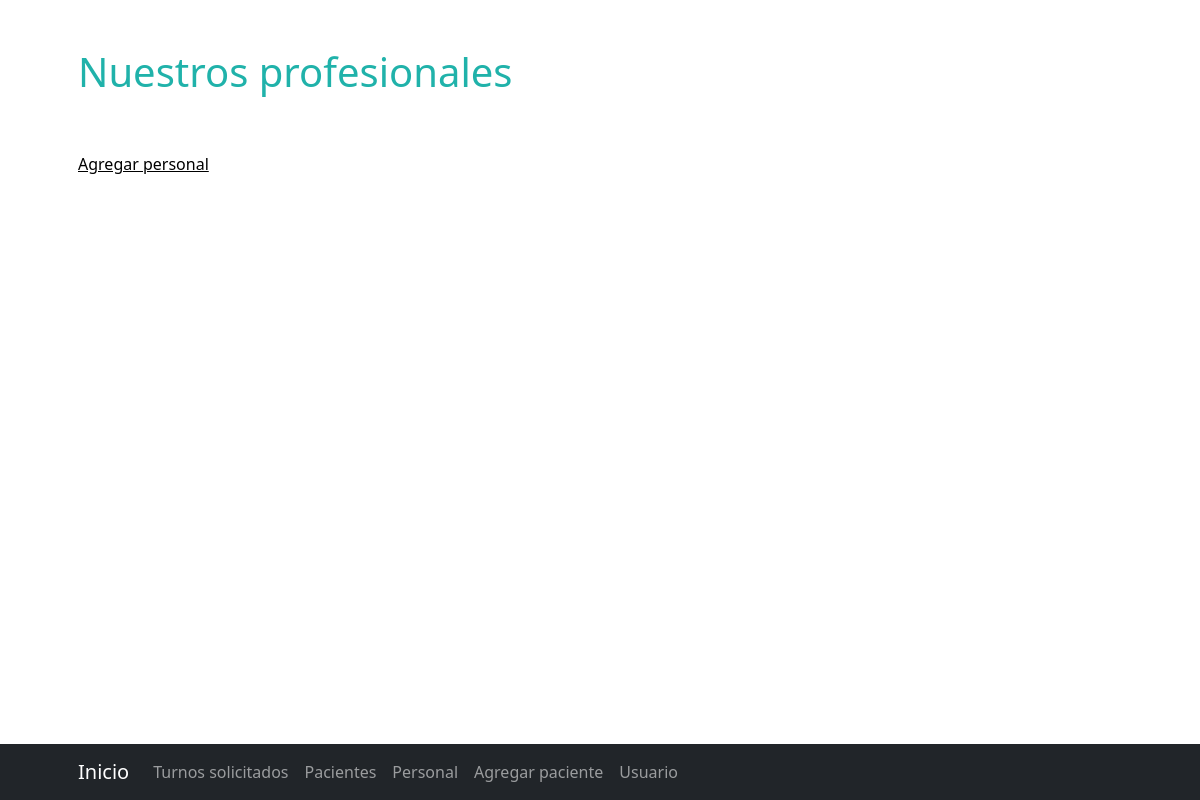
Page /personal/list (signed in) on the earlier database version.
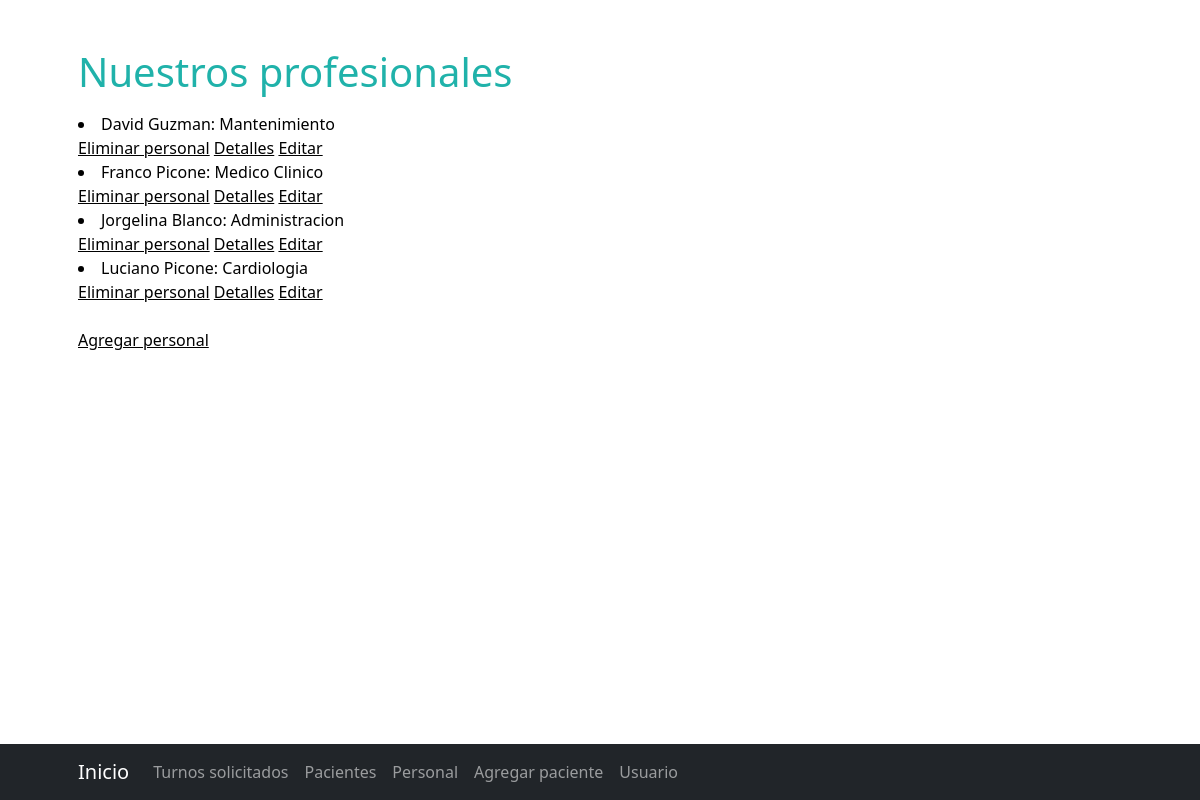
Same page on the later database version.
### appClinica/models.py (models this page shows)
class personal(models.Model):
    nombre = models.CharField(max_length=20)
    apellido = models.CharField(max_length=20)
    cargo = models.CharField(max_length=20)
    dni = models.IntegerField()
    def __str__(self) -> str:
        return self.nombre +" "+ self.apellido + ": " + self.cargo

### appClinica/views.py (the view)
# urls.py: path('personal/list', personalList2.as_view(), name='personal'),
class personalList2(LoginRequiredMixin, ListView):
    model = personal
    template_name = 'appClinica/personalList2.html'

### appClinica/templates/appClinica/personalList2.html
{% extends "appClinica/inicio.html" %}
{% load static %}
{% block titulo %}
    <h1 style="color:lightseagreen" class="mt-5"> Nuestros profesionales </h1>
{% endblock %}
{% block principal %}
    <p style="color:black">
        {% for personal in object_list %}
            <li style="color:black"> {{personal}} </li>
            <buton style="color:black">
                <a style="color:black" href="{% url 'personal_eliminar' personal.id %}"> Eliminar personal</a>
            </buton>
            <buton style="color:black">
                <a style="color:black" href="{% url 'personal_detalle' personal.id %}"> Detalles</a>
            </buton>
            <buton style="color:black">
                <a style="color:black" href="{% url 'personal_editar' personal.id %}"> Editar </a>
            </buton>
        {% endfor %}
        <br>
        <br>
        <a style="color:black" href="{% url 'personal_agregar' %}"> Agregar personal</a>
        <br>
        <br>
    </p>
{% endblock %}
{% block barra %}
    <li class="nav-item active"><a class="nav-link" href="{% url 'tsolicitado' %}">Turnos solicitados</a></li>
    <li class="nav-item"><a class="nav-link" href="{% url 'pacientes' %}">Pacientes</a></li>
    <li class="nav-item"><a class="nav-link" href="{% url 'personal' %}">Personal</a></li>
    <li class="nav-item"><a class="nav-link" href="{% url 'agregarpaciente' %}">Agregar paciente</a></li>
    <li class="nav-item"><a class="nav-link" href="{% url 'usuario' %}">Usuario</a></li>
{% endblock %}

Differences in the rows shown:
added personal: nombre+apellido+cargo "David Guzman: Mantenimiento"
added personal: nombre+apellido+cargo "Franco Picone: Medico Clinico"
added personal: nombre+apellido+cargo "Jorgelina Blanco: Administracion"
added personal: nombre+apellido+cargo "Luciano Picone: Cardiologia"
